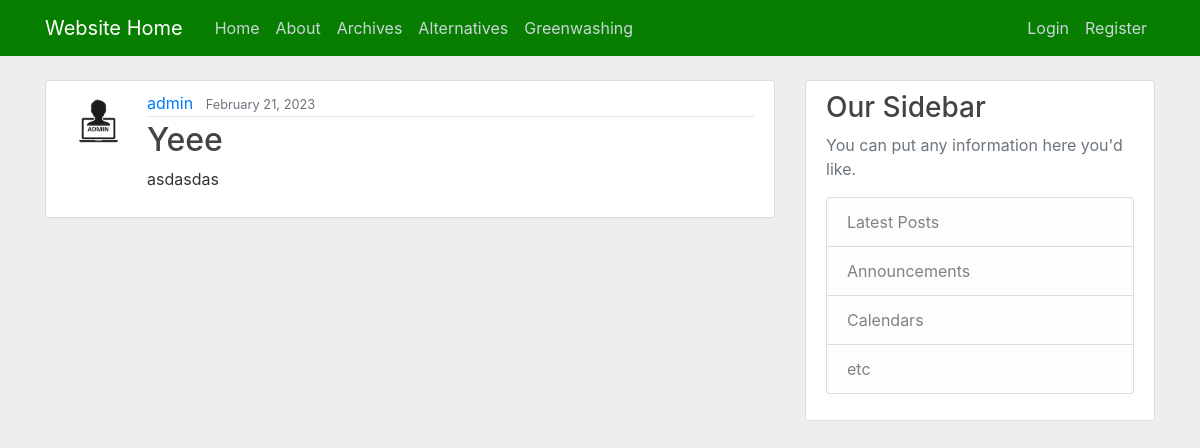
The app's page /greenpost/1/ with its own data.
### website/models.py (models this page shows)
class GreenPosts(models.Model):
    title = models.CharField(max_length=100)
    content = models.TextField()
    date_posted = models.DateTimeField(default=timezone.now)
    author = models.ForeignKey(User, on_delete=models.CASCADE)

### users/models.py (models this page shows, shortened)
class Profile(models.Model):
    user = models.OneToOneField(User, on_delete=models.CASCADE)
    image = models.ImageField(default='default.jpg', upload_to='profile_pics')

### website/views.py (the view)
# urls.py: path('greenpost/<int:pk>/', GreenPostDetailView.as_view(), name='greenpost-detail'),
class GreenPostDetailView(DetailView):
    model = GreenPosts

### website/templates/website/greenposts_detail.html (shortened to what this page needs)
{% extends "website/base.html" %}
    {% block content %}
    <article class="media content-section">
       <img class="rounded-circle article-img" src="{{ object.author.profile.image.url }}">
    <div class="media-body">
        <div class="article-metadata">
        <a class="mr-2" href="{% url 'user-posts' object.author.username %}">{{ object.author }}</a>
        <small class="text-muted">{{ object.date_posted|date:"F d, Y" }}</small>
        </div>
        <h2 class="article-title">{{ object.title }}</h2>
        <p class="article-content">{{ object.content }}</p>
    </div>
    </article>
{% endblock content %}

### website/static/website/main.css (style rules this page uses)
body { background: #eeeeee; color: #333333; margin-top: 5rem; }
h1, h2, h3, h4, h5, h6 { color: #444444; }
.content-section { background: #ffffff; padding: 10px 20px; border: 1px solid #dddddd; border-radius: 3px; margin-bottom: 20px; }
.article-title { color: #444444; }
.article-content { white-space: pre-line; }
.article-img { height: 65px; width: 65px; margin-right: 16px; }
.article-metadata { padding-bottom: 1px; margin-bottom: 4px; border-bottom: 1px solid #e3e3e3 }

### records on screen
GreenPosts: author.profile.image (picture), author "admin", date_posted "February 21, 2023", title "Yeee", content "asdasdas"
